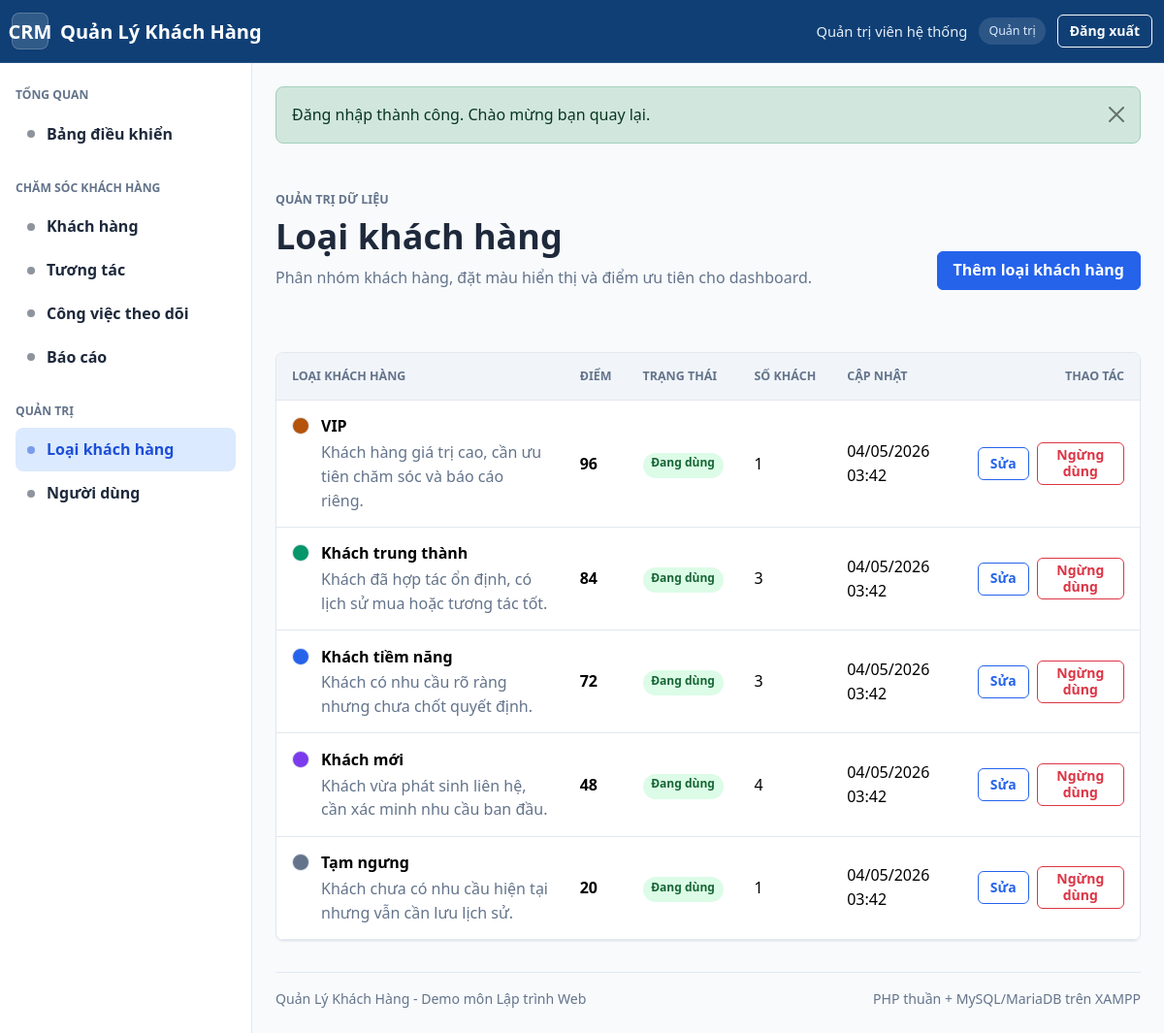
/loai-khach-hang/index.php (signed in), run on the app's committed database.
### tables this page shows
CREATE TABLE `users` (
    `id` INT UNSIGNED NOT NULL AUTO_INCREMENT,
    `full_name` VARCHAR(120) NOT NULL,
    `username` VARCHAR(50) NOT NULL,
    `email` VARCHAR(191) NOT NULL,
    `phone` VARCHAR(32) NULL,
    `password_hash` VARCHAR(255) NOT NULL,
    `role` ENUM('admin', 'staff') NOT NULL DEFAULT 'staff',
    `status` ENUM('active', 'locked') NOT NULL DEFAULT 'active',
    `last_login_at` DATETIME NULL,
    `created_at` DATETIME NOT NULL DEFAULT CURRENT_TIMESTAMP,
    `updated_at` DATETIME NOT NULL DEFAULT CURRENT_TIMESTAMP ON UPDATE CURRENT_TIMESTAMP,
    PRIMARY KEY (`id`),
    UNIQUE KEY `uq_users_username` (`username`),
    UNIQUE KEY `uq_users_email` (`email`),
    KEY `idx_users_role_status` (`role`, `status`),
    KEY `idx_users_status` (`status`),
    KEY `idx_users_last_login_at` (`last_login_at`)
);

CREATE TABLE `customer_types` (
    `id` INT UNSIGNED NOT NULL AUTO_INCREMENT,
    `name` VARCHAR(80) NOT NULL,
    `description` VARCHAR(255) NULL,
    `priority_score` TINYINT UNSIGNED NOT NULL DEFAULT 0,
    `color` VARCHAR(20) NOT NULL DEFAULT '#64748b',
    `is_active` TINYINT(1) NOT NULL DEFAULT 1,
    `created_at` DATETIME NOT NULL DEFAULT CURRENT_TIMESTAMP,
    `updated_at` DATETIME NOT NULL DEFAULT CURRENT_TIMESTAMP ON UPDATE CURRENT_TIMESTAMP,
    PRIMARY KEY (`id`),
    UNIQUE KEY `uq_customer_types_name` (`name`),
    KEY `idx_customer_types_active` (`is_active`),
    KEY `idx_customer_types_priority_score` (`priority_score`)
);

### dung-chung/ham-chung.php (called while the page is built, shortened)
<?php
function e(mixed $giaTri): string
{
    return htmlspecialchars((string) ($giaTri ?? ''), ENT_QUOTES | ENT_SUBSTITUTE, 'UTF-8');
}
function duong_dan(string $duongDan = ''): string
{
    return rtrim(DUONG_DAN_GOC, '/') . '/' . ltrim($duongDan, '/');
}

### dung-chung/ham-xac-thuc.php (called while the page is built, shortened)
<?php
function da_dang_nhap(): bool
{
    return isset($_SESSION['nguoi_dung']) && !phien_dang_nhap_het_han();
}
function nguoi_dung_hien_tai(): ?array
{
    return $_SESSION['nguoi_dung'] ?? null;
}
function phien_dang_nhap_het_han(): bool
{
    return time() - (int) $_SESSION['hoat_dong_cuoi'] > THOI_GIAN_HET_HAN_SESSION;
}
function yeu_cau_dang_nhap(): void
{
    if (!phien_nguoi_dung_con_hop_le()) {
        dang_xuat_nguoi_dung();
        thong_bao_canh_bao('Tài khoản đã thay đổi trạng thái. Vui lòng đăng nhập lại.');
        chuyen_huong('dang-nhap.php');
    }
}
function phien_nguoi_dung_con_hop_le(): bool
{
    $nguoiDung = nguoi_dung_hien_tai();
    $maNguoiDung = (int) ($nguoiDung['id'] ?? 0);
    $banGhi = lay_mot_dong(
        'SELECT role, status, password_hash FROM users WHERE id = :id LIMIT 1',
        ['id' => $maNguoiDung]
    );
    return $banGhi !== null
        && $banGhi['status'] === TRANG_THAI_HOAT_DONG
        && $banGhi['role'] === ($nguoiDung['vai_tro'] ?? '')
        && hash_equals(
            (string) ($nguoiDung['mat_khau_phien'] ?? ''),
            hash('sha256', (string) ($banGhi['password_hash'] ?? ''))
        );
}

### cau-hinh/ket-noi-csdl.php (called while the page is built, shortened)
<?php
function lay_ket_noi_csdl(): PDO
{
    static $pdo = null;
    if ($pdo instanceof PDO) {
        return $pdo;
    }
    $dsn = sprintf(
        'mysql:host=%s;port=%d;dbname=%s;charset=%s',
        DB_HOST,
        DB_PORT,
        DB_NAME,
        DB_CHARSET
    );
    try {
        $pdo = new PDO($dsn, DB_USERNAME, DB_PASSWORD, [
            PDO::ATTR_ERRMODE => PDO::ERRMODE_EXCEPTION,
            PDO::ATTR_DEFAULT_FETCH_MODE => PDO::FETCH_ASSOC,
            PDO::ATTR_EMULATE_PREPARES => false,
            PDO::MYSQL_ATTR_INIT_COMMAND => 'SET NAMES ' . DB_CHARSET,
        ]);
        $pdo->exec('SET NAMES ' . DB_CHARSET . ' COLLATE ' . lay_collation_ket_noi($pdo));
    } catch (PDOException $exception) {
        throw new RuntimeException('Không thể kết nối cơ sở dữ liệu.', 0, $exception);
    }
    return $pdo;
}
function lay_collation_ket_noi(PDO $pdo): string
{
    $collations = [DB_COLLATION, DB_FALLBACK_COLLATION];
    $stmt = $pdo->prepare(
        'SELECT COLLATION_NAME
         FROM information_schema.COLLATIONS
         WHERE CHARACTER_SET_NAME = :charset
           AND COLLATION_NAME = :collation
         LIMIT 1'
    );
    foreach ($collations as $collation) {
        $stmt->execute([
            'charset' => DB_CHARSET,
            'collation' => $collation,
        ]);
        if ($stmt->fetchColumn()) {
            return $collation;
        }
    }
    return DB_FALLBACK_COLLATION;
}

### dung-chung/ham-csdl.php (called while the page is built, shortened)
<?php
require_once __DIR__ . '/../cau-hinh/ket-noi-csdl.php';
function chay_truy_van(string $sql, array $thamSo = []): PDOStatement
{
    $stmt = lay_ket_noi_csdl()->prepare($sql);
    $stmt->execute($thamSo);
    return $stmt;
}
function lay_mot_dong(string $sql, array $thamSo = []): ?array
{
    $dong = chay_truy_van($sql, $thamSo)->fetch();
    return $dong === false ? null : $dong;
}
function lay_nhieu_dong(string $sql, array $thamSo = []): array
{
    return chay_truy_van($sql, $thamSo)->fetchAll();
}

### dung-chung/kiem-tra-dang-nhap.php (called while the page is built, shortened)
<?php
yeu_cau_dang_nhap();

### dung-chung/kiem-tra-quyen-admin.php (called while the page is built, shortened)
<?php
require_once __DIR__ . '/kiem-tra-dang-nhap.php';

### loai-khach-hang/ham-loai-khach-hang.php (called while the page is built, shortened)
<?php
function lay_danh_sach_loai_khach_hang(): array
{
    return lay_nhieu_dong(
        'SELECT
            ct.id,
            ct.name,
            ct.description,
            ct.priority_score,
            ct.color,
            ct.is_active,
            ct.updated_at,
            COUNT(c.id) AS customer_count
         FROM customer_types ct
         LEFT JOIN customers c ON c.customer_type_id = ct.id
         GROUP BY ct.id
         ORDER BY ct.is_active DESC, ct.priority_score DESC, ct.name ASC'
    );
}
function mau_loai_khach_hang_hop_le(string $mau): bool
{
    return preg_match('/^#[0-9a-fA-F]{6}$/', $mau) === 1;
}
function mau_loai_khach_hang_an_toan(?string $mau): string
{
    $mau = (string) $mau;
    return mau_loai_khach_hang_hop_le($mau) ? $mau : '#64748b';
}

### dung-chung/ham-dinh-dang.php (called while the page is built, shortened)
<?php
function dinh_dang_ngay_gio(?string $ngayGio): string
{
    $timestamp = strtotime($ngayGio);
    return $timestamp === false ? '' : date('d/m/Y H:i', $timestamp);
}

### loai-khach-hang/index.php (the view, shortened to what this page needs)
<?php
require __DIR__ . '/../dung-chung/kiem-tra-quyen-admin.php';
require __DIR__ . '/ham-loai-khach-hang.php';
$danhSachLoai = lay_danh_sach_loai_khach_hang();
require __DIR__ . '/../giao-dien/dau-trang.php';
?>
<div class="page-header">
    <div>
        <p class="eyebrow">Quản trị dữ liệu</p>
        <h1 class="page-title">Loại khách hàng</h1>
        <p class="page-subtitle">Phân nhóm khách hàng, đặt màu hiển thị và điểm ưu tiên cho dashboard.</p>
    </div>
    <a class="btn btn-primary" href="<?= e(duong_dan('loai-khach-hang/them.php')) ?>">Thêm loại khách hàng</a>
</div>
<section class="table-card">
    <div class="table-responsive">
        <table class="table align-middle">
            <thead>
                <tr>
                    <th>Loại khách hàng</th>
                    <th>Điểm</th>
                    <th>Trạng thái</th>
                    <th>Số khách</th>
                    <th>Cập nhật</th>
                    <th class="text-end">Thao tác</th>
                </tr>
            </thead>
            <tbody>
                <?php foreach ($danhSachLoai as $loai): ?>
                    <?php
                    $soKhach = (int) $loai['customer_count'];
                    $dangHoatDong = (int) $loai['is_active'] === 1;
                    $nhanNutXoa = $soKhach > 0 ? 'Ngừng dùng' : 'Xóa';
                    $noiDungXacNhan = $soKhach > 0
                        ? 'Loại này đang có khách hàng sử dụng. Hệ thống sẽ ngừng dùng thay vì xóa. Tiếp tục?'
                        : 'Bạn có chắc muốn xóa loại khách hàng này?';
                    ?>
                    <tr>
                        <td>
                            <div class="type-name-cell">
                                <span
                                    class="type-color-swatch"
                                    style="--type-color: <?= e(mau_loai_khach_hang_an_toan($loai['color'])) ?>"
                                    aria-hidden="true"
                                ></span>
                                <div>
                                    <strong><?= e($loai['name']) ?></strong>
                                    <p><?= e($loai['description'] ?: 'Chưa có mô tả') ?></p>
                                </div>
                            </div>
                        </td>
                        <td class="number fw-semibold"><?= e((string) $loai['priority_score']) ?></td>
                        <td>
                            <?php if ($dangHoatDong): ?>
                                <span class="badge badge-soft-success">Đang dùng</span>
                            <?php else: ?>
                                <span class="badge badge-soft-warning">Ngừng dùng</span>
                            <?php endif; ?>
                        </td>
                        <td class="number"><?= e((string) $soKhach) ?></td>
                        <td><?= e(dinh_dang_ngay_gio($loai['updated_at'])) ?></td>
                        <td>
                            <div class="type-actions">
                                <a class="btn btn-sm btn-outline-primary" href="<?= e(duong_dan('loai-khach-hang/sua.php?id=' . $loai['id'])) ?>">Sửa</a>
                                <?php if ($soKhach === 0 || $dangHoatDong): ?>
                                    <form method="post" action="<?= e(duong_dan('loai-khach-hang/xoa.php')) ?>">
                                        <button
                                            class="btn btn-sm btn-outline-danger"
                                            data-confirm-message="<?= e($noiDungXacNhan) ?>"
                                            type="submit"
                                        ><?= e($nhanNutXoa) ?></button>
                                    </form>
                                <?php else: ?>
                                    <button class="btn btn-sm btn-outline-secondary" disabled>Đang tham chiếu</button>
                                <?php endif; ?>
                            </div>
                        </td>
                    </tr>
                <?php endforeach; ?>
            </tbody>
        </table>
    </div>
</section>
<?php require __DIR__ . '/../giao-dien/cuoi-trang.php'; ?>

### giao-dien/thanh-dieu-huong.php (shortened to what this page needs)
<nav class="navbar navbar-expand-lg app-navbar">
    <div class="container-fluid">
        <a class="navbar-brand" href="<?= e(duong_dan('bang-dieu-khien.php')) ?>">
            <span class="brand-mark">CRM</span>
            <span><?= e(TEN_UNG_DUNG) ?></span>
        </a>
        <div class="navbar-actions">
            <?php if (da_dang_nhap()): ?>
                <?php $nguoiDung = nguoi_dung_hien_tai(); ?>
                <?php $vaiTro = ($nguoiDung['vai_tro'] ?? '') === VAI_TRO_ADMIN ? 'Quản trị' : 'Nhân viên'; ?>
                <span class="navbar-user"><?= e($nguoiDung['ho_ten'] ?: $nguoiDung['ten_dang_nhap']) ?></span>
                <span class="navbar-role"><?= e($vaiTro) ?></span>
                <form class="d-inline" method="post" action="<?= e(duong_dan('dang-xuat.php')) ?>">
                    <button class="btn btn-outline-light btn-sm" type="submit">Đăng xuất</button>
                </form>
            <?php else: ?>
                <a class="btn btn-outline-light btn-sm" href="<?= e(duong_dan('dang-nhap.php')) ?>">Đăng nhập</a>
            <?php endif; ?>
        </div>
    </div>
</nav>

### tai-nguyen/css/bien-thiet-ke.css (style rules this page uses)
:root { --color-bg: #f8fafc; --color-surface: #ffffff; --color-surface-soft: #f1f5f9; --color-hover: #f8fafc; --color-ink: #1e293b; --color-muted: #64748b; --color-line: #e2e8f0; --color-primary: #2563eb; --color-primary-dark: #1d4ed8; --color-primary-soft: #dbeafe; --color-accent: #f97316; --color-accent-soft: #ffedd5; --color-success: #16a34a; --color-success-soft: #dcfce7; --color-warning: #d97706; --color-warning-soft: #fef3c7; --color-danger: #dc2626; --color-danger-soft: #fee2e2; --shadow-sm: 0 1px 2px rgba(15, 23, 42, 0.06); --shadow-md: 0 18px 40px rgba(15, 23, 42, 0.08); --shadow-lg: 0 24px 54px rgba(15, 23, 42, 0.12); --radius-sm: 6px; --radius-md: 8px; --radius-lg: 12px; --space-1: 4px; --space-2: 8px; --space-3: 12px; --space-4: 16px; --space-5: 24px; --space-6: 32px; --space-7: 40px; --app-sidebar-width: 260px; --app-header-height: 64px; --transition-fast: 160ms ease; --transition-base: 220ms ease; }
* { box-sizing: border-box; }
html { min-width: 320px; }
body { background: var(--color-bg); color: var(--color-ink); font-family: "Segoe UI", Arial, system-ui, -apple-system, BlinkMacSystemFont, sans-serif; font-size: 16px; line-height: 1.55; margin: 0; }
h1, h2, h3, h4, h5, h6, .navbar-brand { font-family: "Segoe UI", Arial, system-ui, -apple-system, BlinkMacSystemFont, sans-serif; }
a { color: var(--color-primary); }
.eyebrow { color: var(--color-muted); font-size: 0.78rem; font-weight: 700; letter-spacing: 0; margin-bottom: var(--space-2); text-transform: uppercase; }
.number { font-variant-numeric: tabular-nums; }

### tai-nguyen/css/bo-cuc.css (style rules this page uses)
.app-body { min-height: 100dvh; }
.app-navbar { background: #0f3f75; border-bottom: 1px solid rgba(255, 255, 255, 0.12); min-height: var(--app-header-height); }
.app-navbar .navbar-brand { align-items: center; color: #fff; display: inline-flex; font-weight: 700; gap: var(--space-3); }
.brand-mark { align-items: center; background: rgba(255, 255, 255, 0.14); border: 1px solid rgba(255, 255, 255, 0.2); border-radius: var(--radius-md); display: inline-flex; height: 38px; justify-content: center; width: 38px; }
.navbar-actions { align-items: center; display: flex; gap: var(--space-3); }
.navbar-user { color: #e5eef7; font-size: 0.92rem; font-weight: 500; }
.navbar-role { background: rgba(255, 255, 255, 0.12); border-radius: 999px; color: #dbeafe; font-size: 0.78rem; padding: 4px 10px; }

### tai-nguyen/css/thanh-phan.css (style rules this page uses)
.page-header { align-items: flex-end; display: flex; gap: var(--space-4); justify-content: space-between; margin-bottom: var(--space-5); }
.page-title { font-size: clamp(1.75rem, 3vw, 2.5rem); font-weight: 700; line-height: 1.15; margin: 0; }
.page-subtitle { color: var(--color-muted); margin: var(--space-2) 0 0; max-width: 780px; }
.btn { border-radius: var(--radius-sm); font-weight: 600; min-height: 40px; }
.btn-primary { background: var(--color-primary); border-color: var(--color-primary); }
.btn-outline-primary { border-color: var(--color-primary); color: var(--color-primary); }
.table { --bs-table-bg: transparent; border-color: var(--color-line); margin-bottom: 0; }
.table thead th { color: var(--color-muted); font-size: 0.78rem; font-weight: 700; text-transform: uppercase; }
.table > :not(caption) > * > * { padding: 0.9rem 1rem; }
.table-card { background: var(--color-surface); border: 1px solid var(--color-line); border-radius: var(--radius-md); overflow: hidden; }
.badge { border-radius: 999px; font-weight: 700; letter-spacing: 0; padding: 0.4em 0.72em; }
.badge-soft-success { background: var(--color-success-soft); color: #166534; }

### tai-nguyen/css/loai-khach-hang.css (style rules this page uses)
.type-name-cell { align-items: flex-start; display: flex; gap: var(--space-3); }
.type-name-cell p { color: var(--color-muted); margin: 2px 0 0; max-width: 520px; }
.type-color-swatch { background: var(--type-color, var(--color-muted)); border: 1px solid var(--color-line); border-radius: 999px; flex: 0 0 auto; height: 18px; margin-top: 3px; width: 18px; }
.type-actions, .type-form-actions { align-items: center; display: flex; gap: var(--space-2); justify-content: flex-end; }
.type-actions form { margin: 0; }

### data on the page
users: role "Quản trị"
customer_types: name "VIP", description "Khách hàng giá trị cao, cần ưu tiên chăm sóc và báo cáo riêng.", priority_score "96", is_active "Đang dùng", soKhach "1", updated_at "04/05/2026 03:42", nhanNutXoa "Ngừng dùng"
customer_types: name "Khách trung thành", description "Khách đã hợp tác ổn định, có lịch sử mua hoặc tương tác tốt.", priority_score "84", is_active "Đang dùng", soKhach "3", updated_at "04/05/2026 03:42", nhanNutXoa "Ngừng dùng"
customer_types: name "Khách tiềm năng", description "Khách có nhu cầu rõ ràng nhưng chưa chốt quyết định.", priority_score "72", is_active "Đang dùng", soKhach "3", updated_at "04/05/2026 03:42", nhanNutXoa "Ngừng dùng"
customer_types: name "Khách mới", description "Khách vừa phát sinh liên hệ, cần xác minh nhu cầu ban đầu.", priority_score "48", is_active "Đang dùng", soKhach "4", updated_at "04/05/2026 03:42", nhanNutXoa "Ngừng dùng"
customer_types: name "Tạm ngưng", description "Khách chưa có nhu cầu hiện tại nhưng vẫn cần lưu lịch sử.", priority_score "20", is_active "Đang dùng", soKhach "1", updated_at "04/05/2026 03:42", nhanNutXoa "Ngừng dùng"

### other printed values
TEN_UNG_DUNG "Quản Lý Khách Hàng"
$nguoiDung['ho_ten'] ?: $nguoiDung['ten_dang_nhap'] "Quản trị viên hệ thống"
$nhan "Bảng điều khiển Khách hàng Tương tác Công việc theo dõi Báo cáo Loại khách hàng Người dùng"
$thongBao['noi_dung'] "Đăng nhập thành công. Chào mừng bạn quay lại."
